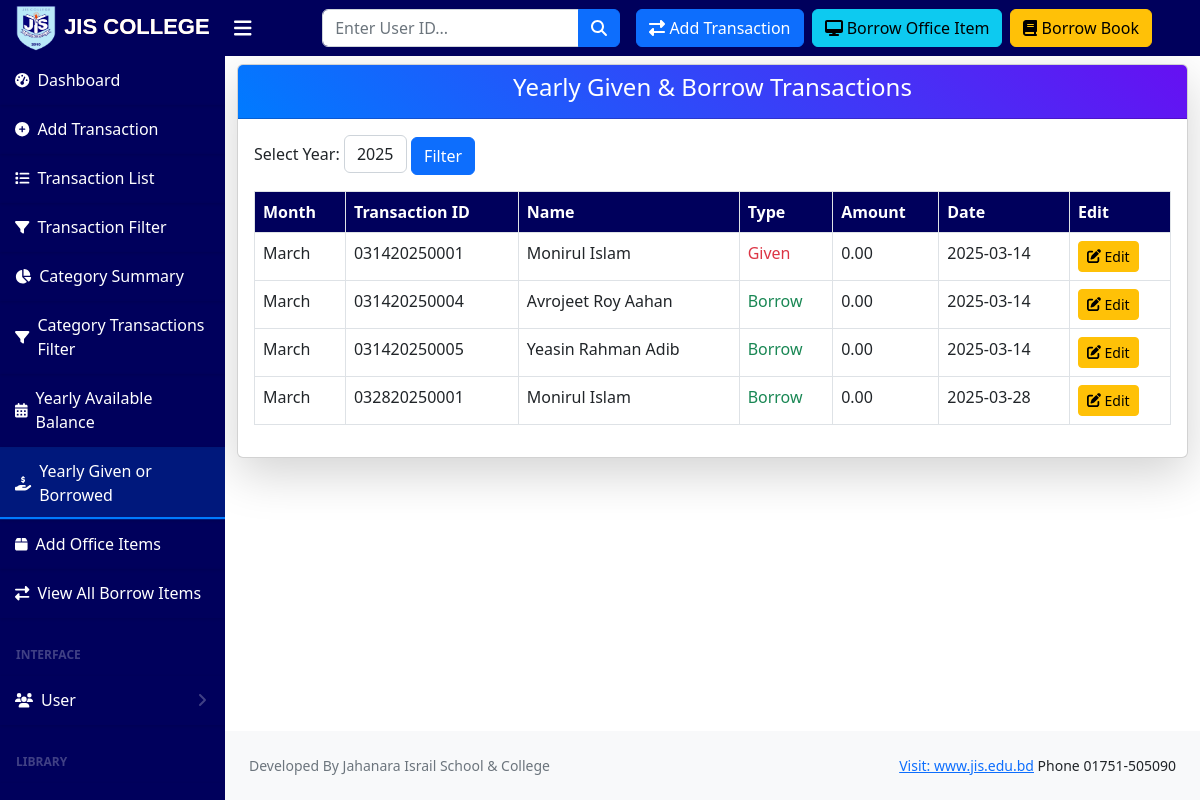
The page /yearly-given-borrow/ (signed in) on the database as committed earlier.
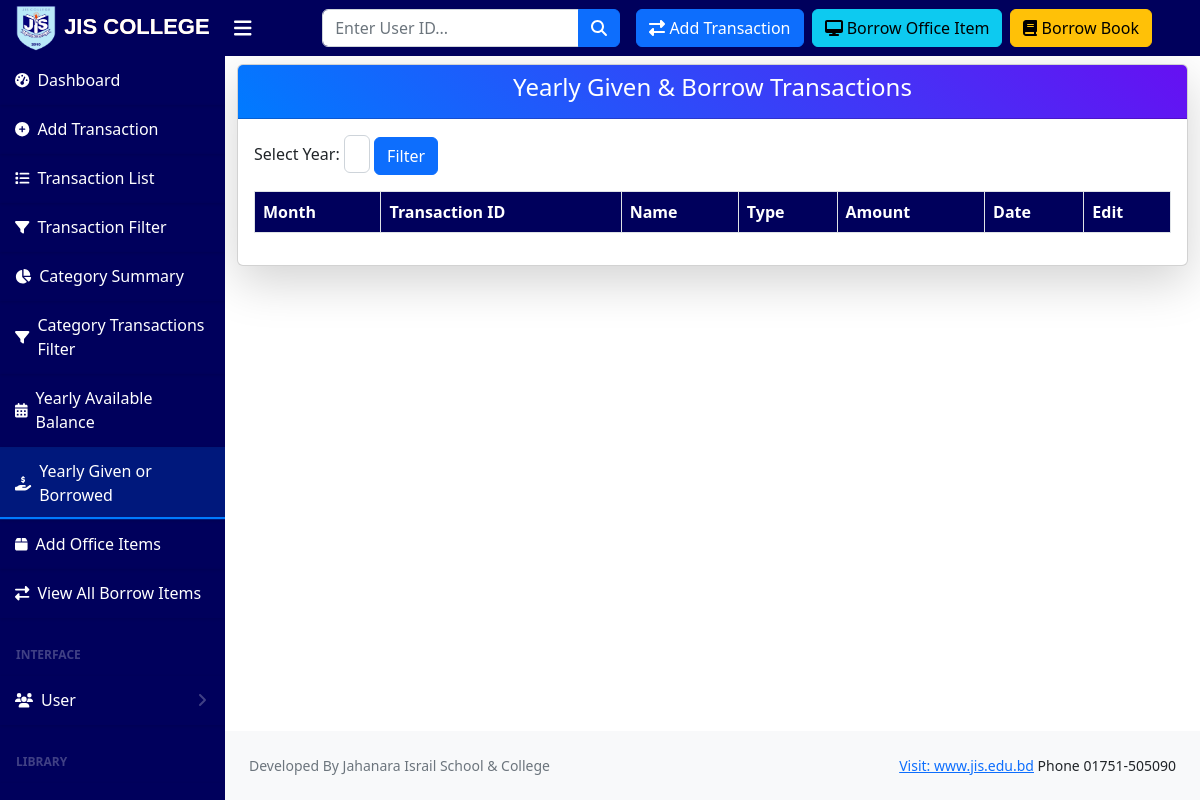
The same page on the database as committed later.
### account/models.py (models this page shows, shortened)
class Transaction(models.Model):
    transaction_id = models.CharField(max_length=20, unique=True, editable=False)
    transaction_by = models.ForeignKey(User, on_delete=models.CASCADE)
    TRANSACTION_TYPES = [
        ('income', 'Income'),
        ('expense', 'Expense'),
        ('borrow', 'Borrow'),
        ('given', 'Given'),
    ]
    category = models.ForeignKey('TransactionCategory', on_delete=models.SET_NULL, null=True, blank=True)
    transaction_type = models.CharField(max_length=30, choices=TRANSACTION_TYPES, default='income')
    price = models.DecimalField(max_digits=10, decimal_places=2)
    description = RichTextField(null=True, blank=True)
    invoice_no = models.CharField(max_length=15, null=True, blank=True)
    invoice_id = models.CharField(max_length=15, null=True, blank=True)
    invoice_date = models.DateField(null=True, blank=True)
    check_no = models.CharField(max_length=15, null=True, blank=True)
    created_by = models.ForeignKey(User, on_delete=models.SET_NULL, null=True, blank=True, related_name="created_transactions")
    created_date = models.DateTimeField(auto_now_add=True)

### account/views.py (the view)
# urls.py: path('yearly-given-borrow/', yearly_given_borrow, name='yearly_given_borrow'),
@user_passes_test(lambda u: u.is_superuser or u.is_staff, login_url='login')
def yearly_given_borrow(request):
    available_years = Transaction.objects.filter(transaction_type__in=['given', 'borrow']).dates('created_date', 'year', order='DESC').distinct()
    available_years = [year.year for year in available_years]
    selected_year = request.GET.get('year', available_years[0] if available_years else datetime.now().year)
    selected_year = int(selected_year)
    monthly_transactions = []
    for month in range(1, 13):
        transactions = Transaction.objects.filter(
            transaction_type__in=['given', 'borrow'],
            created_date__year=selected_year,
            created_date__month=month
        ).select_related('transaction_by')  # Fetch related User objects
        monthly_transactions.append({
            'month': datetime(selected_year, month, 1).strftime('%B'),
            'transactions': transactions
        })
    context = {
        'selected_year': selected_year,
        'monthly_transactions': monthly_transactions,
        'available_years': available_years
    }
    return render(request, 'transactions/yearly_given_borrow.html', context)

### templates/transactions/yearly_given_borrow.html (shortened to what this page needs)
{% extends 'base.html' %}
{% block content %}
<div class="container mt-2">
    <div class="card shadow-lg">
        <div class="card-header text-white text-center" style="background: linear-gradient(45deg, #007bff, #6610f2);">
            <h4>Yearly Given & Borrow Transactions</h4>
        </div>
        <div class="card-body">
            <form method="get" class="mb-3">
                <label for="year" class="form-label">Select Year:</label>
                <select name="year" id="year" class="form-control w-auto d-inline-block">
                    {% for year in available_years %}
                        <option value="{{ year }}" {% if year == selected_year %}selected{% endif %}>{{ year }}</option>
                    {% endfor %}
                </select>
                <button type="submit" class="btn btn-primary">Filter</button>
            </form>
            <div class="table-responsive">
                <table class="table table-bordered">
                    <thead class="bg-dark text-white">
                        <tr>
                            <th>Month</th>
                            <th>Transaction ID</th>
                            <th>Name</th>
                            <th>Type</th>
                            <th>Amount</th>
                            <th>Date</th>
                            <th>Edit</th>
                        </tr>
                    </thead>
                    <tbody>
                        {% for month_data in monthly_transactions %}
                            {% for transaction in month_data.transactions %}
                                <tr>
                                    <td>{{ month_data.month }}</td>
                                    <td>{{ transaction.transaction_id }}</td>
                                    <td>{{ transaction.transaction_by.first_name }} {{ transaction.transaction_by.last_name }}</td>
                                    <td class="{% if transaction.transaction_type == 'given' %}text-danger{% else %}text-success{% endif %}">
                                        {{ transaction.transaction_type|title }}
                                    </td>
                                    <td>{{ transaction.price }}</td>
                                    <td>{{ transaction.created_date|date:"Y-m-d" }}</td>
                                    <td>
                                        <a href="{% url 'edit_transaction' transaction.id %}" class="btn btn-sm btn-warning">
                                            <i class="fas fa-edit"></i> Edit
                                        </a>
                                    </td>
                                </tr>
                            {% endfor %}
                        {% empty %}
                            <tr>
                                <td colspan="6" class="text-center">No transactions found for the selected year.</td>
                            </tr>
                        {% endfor %}
                    </tbody>
                </table>
            </div>
        </div>
    </div>
</div>
{% endblock content %}

Rows that differ between the two databases and show on the page:
removed Transaction: month "March"
removed Transaction: month "March"
removed Transaction: month "March"
removed Transaction: month "March"
Other text that changed with them:
form field year: "2025" → (not shown)
